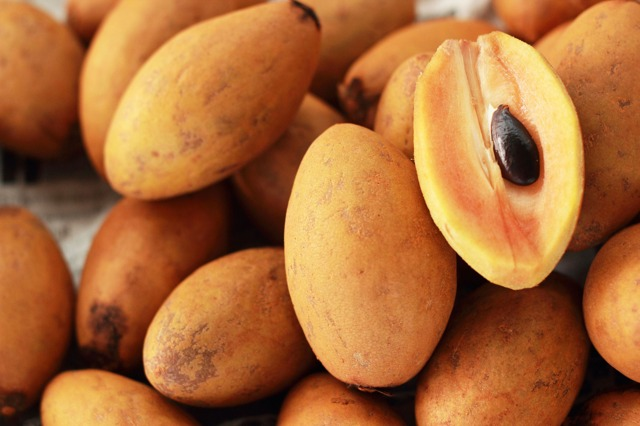
#> input picture images/fruit_001.jpg, 640 x 426 px; its folder holds only this picture in this run
$ python 03_segment.py
#> lines starting #> are read from the running program, lines starting #| are printed output that depends on the picture; after the words box and inside, x2 and y2 are one past the last pixel; in counts of white or black regions, pixels touching at a corner belong together
"""
Step 3: Segmentation algorithm (before morphology)

Idea:
  1. Estimate the background color by sampling a thin frame around the
     border of the image (assumption: the border mostly shows background).
  2. Convert image to CIE Lab color space (perceptually closer to human
     vision than RGB) and compute, for every pixel, its color distance
     to the estimated background color -> "score map".
     High score = very different from background = likely FOREGROUND (fruit).
  3. Threshold the score map automatically with Otsu's method to obtain
     a binary mask: 1 = predicted fruit (Positive), 0 = predicted background.

This binary mask is the RAW segmentation result, i.e. what a "median
filter"-style / simple thresholding approach gives us -- BEFORE we apply
any morphological clean-up (that is Step 4).
"""
import os
import cv2
import numpy as np

# --- ตั้งค่าพื้นฐาน ---
IMG_DIR = "images"     # ดึงภาพ input จากโฟลเดอร์นี้ (output ของ 01_prepare.py)
SCORE_DIR = "scores"   # เก็บ score map แบบต่อเนื่อง (.npy) ไว้ที่นี่ -> ใช้ทำ ROC curve ใน 05_evaluate.py
RAW_DIR = "pred_raw"   # เก็บ mask ขาว-ดำหลัง threshold ไว้ที่นี่ -> ใช้เป็น input ให้ 04_morphology.py
os.makedirs(SCORE_DIR, exist_ok=True)
os.makedirs(RAW_DIR, exist_ok=True)

BORDER_FRAC = 0.03  # thickness of border ring used to estimate background color
                     # -> ความหนาของแถบขอบภาพที่ใช้ "เดาสีพื้นหลัง" (3% ของด้านสั้น)


def estimate_background_lab(lab_img):
    # รับภาพ (Lab space) มา 1 ภาพ แล้วคืนค่า "สีพื้นหลังโดยประมาณ" (ค่า L,a,b 1 ค่า)
    # วิธีคิด: ดึงเฉพาะพิกเซลที่อยู่ในแถบขอบภาพ (บน+ล่าง+ซ้าย+ขวา) มารวมกัน
    # แล้วหาค่ามัธยฐาน (median) ของแถบขอบทั้งหมด -> ใช้เป็นตัวแทนสีพื้นหลัง
    # ที่ใช้ "ขอบภาพ" เพราะ dataset นี้ผลไม้มักอยู่กลางภาพ ขอบภาพจึงน่าจะเป็นพื้นหลังจริง
    h, w = lab_img.shape[:2]
    b = max(2, int(min(h, w) * BORDER_FRAC))   # ความหนาแถบขอบ (pixel)
    ring_pixels = np.concatenate([
        lab_img[:b, :, :].reshape(-1, 3),      # แถบขอบบน
        lab_img[-b:, :, :].reshape(-1, 3),     # แถบขอบล่าง
        lab_img[:, :b, :].reshape(-1, 3),      # แถบขอบซ้าย
        lab_img[:, -b:, :].reshape(-1, 3),     # แถบขอบขวา
    ], axis=0)
    return np.median(ring_pixels, axis=0)      # ค่ามัธยฐานของสีในแถบขอบทั้ง 4 ด้าน


# ดึงรายชื่อไฟล์ทั้งหมดจาก images/ (มาจาก output ของ 01_prepare.py)
files = sorted(os.listdir(IMG_DIR))
for f in files:
    img = cv2.imread(os.path.join(IMG_DIR, f))          # อ่านภาพสี (BGR) จาก images/<f>
#> img is the input picture: shape (426, 640, 3); mean B, G, R 55.5, 106.4, 170.9
    lab = cv2.cvtColor(img, cv2.COLOR_BGR2LAB).astype(np.float32)  # แปลงเป็นปริภูมิสี Lab
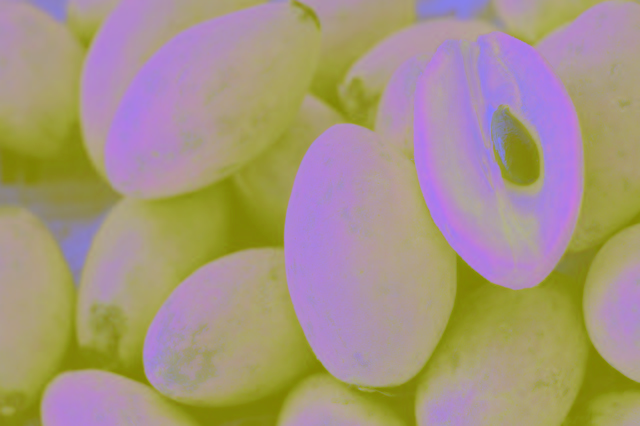
#> lab: shape (426, 640, 3) float32; mean B, G, R 128.7, 149.3, 166.2

    bg_color = estimate_background_lab(lab)              # เรียกฟังก์ชันด้านบน -> ได้สีพื้นหลัง 1 ค่า
#> bg_color = [137, 153, 171]
    diff = lab - bg_color.reshape(1, 1, 3)                # หาผลต่างสีของทุกพิกเซล เทียบกับสีพื้นหลัง
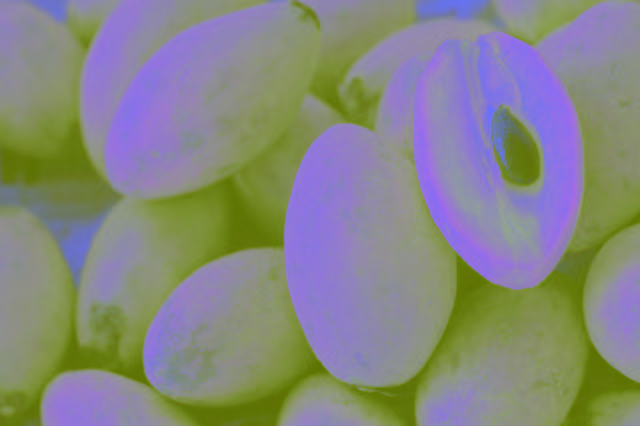
#> diff: shape (426, 640, 3) float32; mean B, G, R -8.3, -3.7, -4.8; drawn with min black and max white
    score = np.sqrt((diff ** 2).sum(axis=2))  # Euclidean distance in Lab space
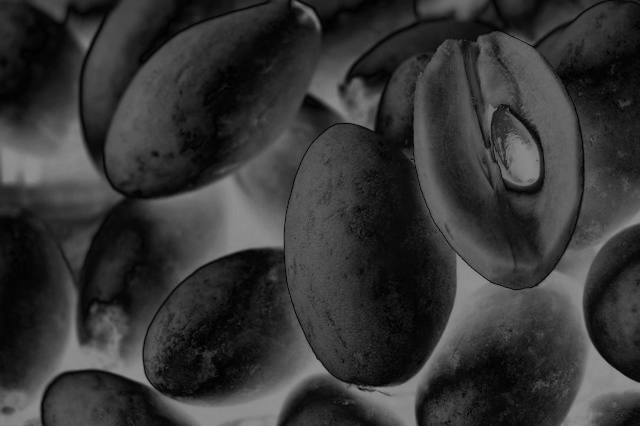
#> score: shape (426, 640) float32; min 0, max 146.4, mean 53.8
    # -> score คือ "ระยะห่างสี" ต่อพิกเซล ยิ่งมากยิ่งต่างจากพื้นหลัง = น่าจะเป็นผลไม้

    # normalize score to 0-255 for Otsu thresholding / saving
    score_norm = cv2.normalize(score, None, 0, 255, cv2.NORM_MINMAX).astype(np.uint8)
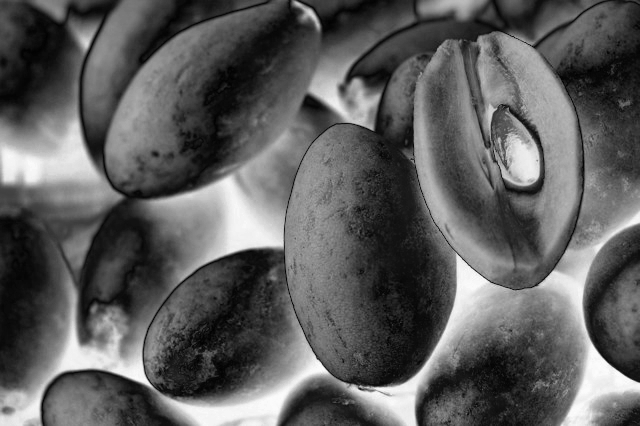
#> score_norm: shape (426, 640); min 0, max 255, mean 93.2
    # -> ปรับสเกลค่า score ให้อยู่ในช่วง 0-255 (เพื่อเซฟเป็นภาพ/ใช้ Otsu ได้)

    # หา threshold อัตโนมัติด้วย Otsu's method บน score_norm แล้วตัดเป็นภาพขาวดำ (raw_mask)
    otsu_thr, raw_mask = cv2.threshold(score_norm, 0, 255, cv2.THRESH_BINARY + cv2.THRESH_OTSU)
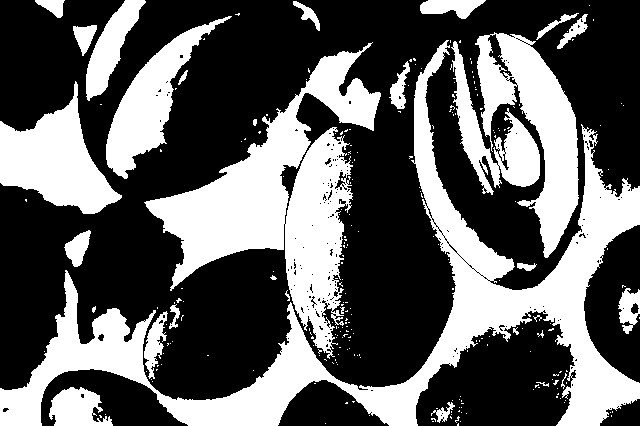
#> raw_mask: shape (426, 640); 37.6% white; 249 white regions (219 under 20 px), largest, box (x1, y1, x2, y2) and area: (0, 40, 640, 426) 39318, (144, 42, 381, 359) 24846, (475, 32, 579, 258) 9910
#> otsu_thr = 106

    base = f.replace(".jpg", "")
    # เซฟ score map แบบละเอียด (.npy) -> ใช้ตอนทำ ROC curve ใน 05_evaluate.py
    np.save(os.path.join(SCORE_DIR, base + "_score.npy"), score_norm)
    # เซฟ mask ขาว-ดำ (คำตอบสุดท้ายหลัง threshold) -> ใช้เป็น input ให้ 04_morphology.py
    cv2.imwrite(os.path.join(RAW_DIR, base + "_raw.png"), raw_mask)

print(f"Raw segmentation (score maps + Otsu masks) done for {len(files)} images.")

$ run again, on images/fruit_005.jpg
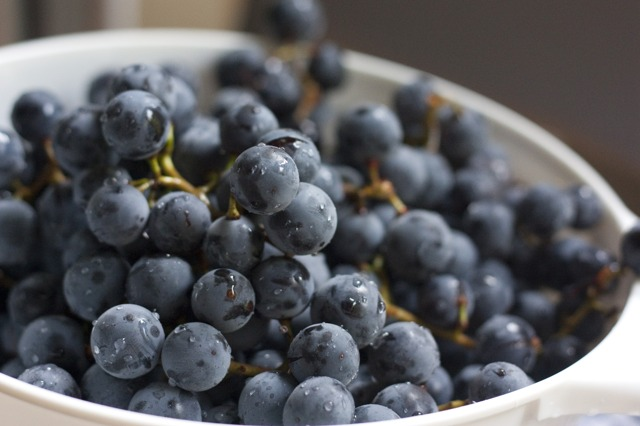
#> input picture images/fruit_005.jpg, 640 x 426 px
#> img is the input picture: shape (426, 640, 3); mean B, G, R 95.8, 92.4, 91.7
#> `lab = cv2.cvtColor(img, cv2.COLOR_BGR2LAB).astype(np.float32)`:
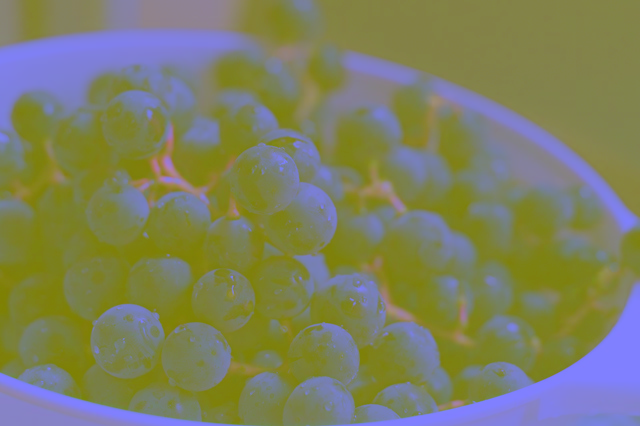
#> lab: shape (426, 640, 3) float32; mean B, G, R 97.2, 128.7, 125.9
#> bg_color = [105, 130, 130]
#> `otsu_thr, raw_mask = cv2.threshold(score_norm, 0, 255, cv2.THRESH_BINA..`:
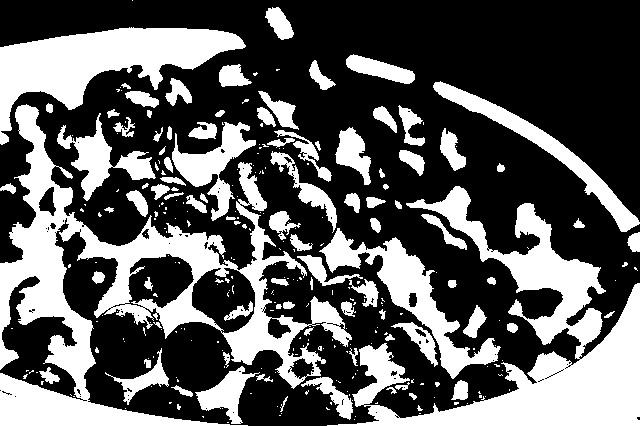
#> raw_mask: shape (426, 640); 36% white; 289 white regions (195 under 20 px), largest, box (x1, y1, x2, y2) and area: (0, 104, 352, 426) 28647, (327, 186, 640, 426) 22954, (0, 27, 246, 145) 11321
#> otsu_thr = 102

$ run again, on images/fruit_006.jpg
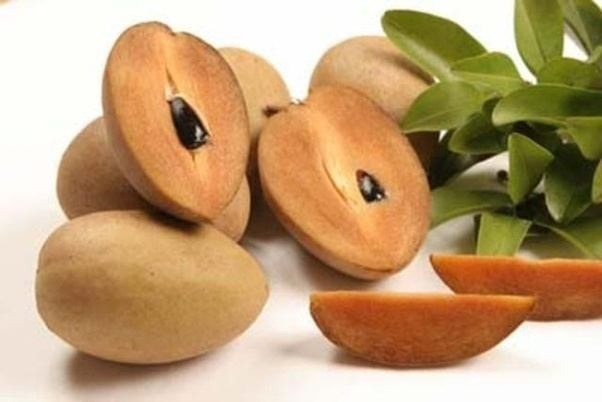
#> input picture images/fruit_006.jpg, 602 x 402 px
#> img is the input picture: shape (402, 602, 3); mean B, G, R 118.6, 158.7, 191.1
#> `lab = cv2.cvtColor(img, cv2.COLOR_BGR2LAB).astype(np.float32)`:
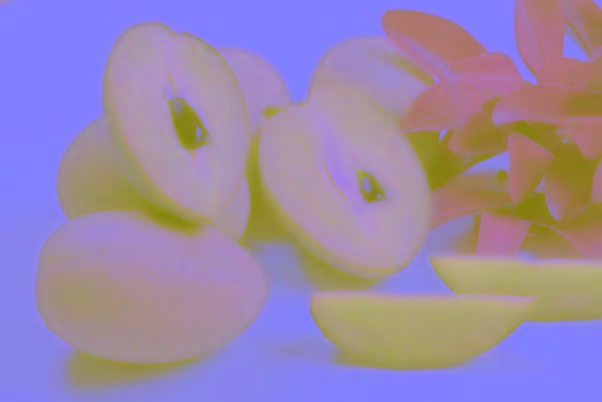
#> lab: shape (402, 602, 3) float32; mean B, G, R 170.8, 135.9, 154.3
#> bg_color = [252, 128, 131]
#> `otsu_thr, raw_mask = cv2.threshold(score_norm, 0, 255, cv2.THRESH_BINA..`:
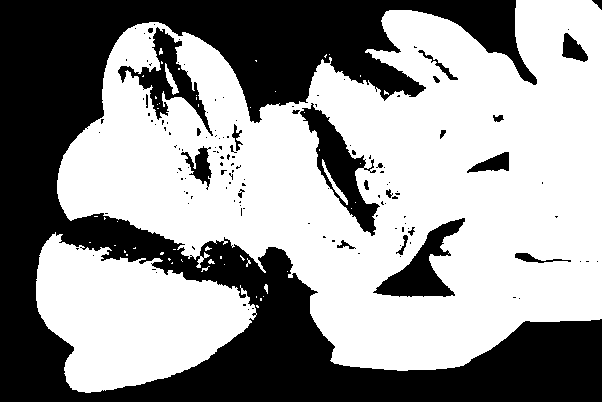
#> raw_mask: shape (402, 602); 59.2% white; 140 black regions (114 under 20 px), largest, box (x1, y1, x2, y2) and area: (0, 0, 602, 402) 87269, (300, 103, 380, 236) 3283, (373, 218, 465, 297) 2639
#> otsu_thr = 80

$ run again, on images/fruit_007.jpg
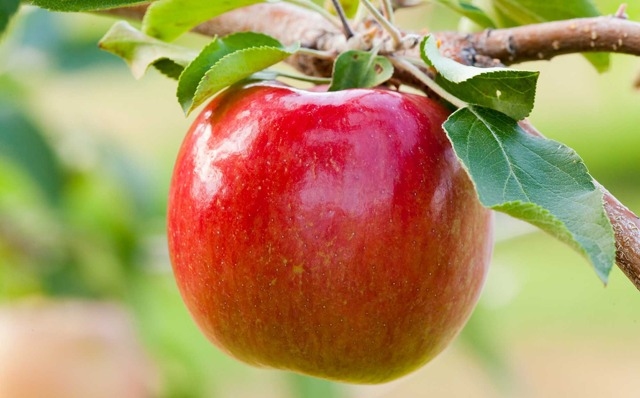
#> input picture images/fruit_007.jpg, 640 x 398 px
#> img is the input picture: shape (398, 640, 3); mean B, G, R 95.8, 145.1, 172.1
#> `lab = cv2.cvtColor(img, cv2.COLOR_BGR2LAB).astype(np.float32)`:
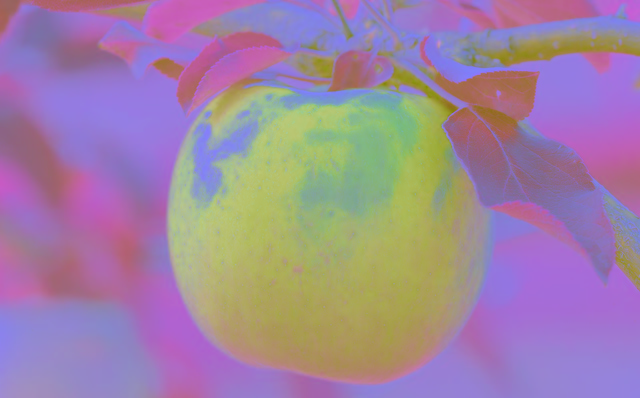
#> lab: shape (398, 640, 3) float32; mean B, G, R 160.9, 132.1, 159.6
#> bg_color = [192, 117, 158]
#> `otsu_thr, raw_mask = cv2.threshold(score_norm, 0, 255, cv2.THRESH_BINA..`:
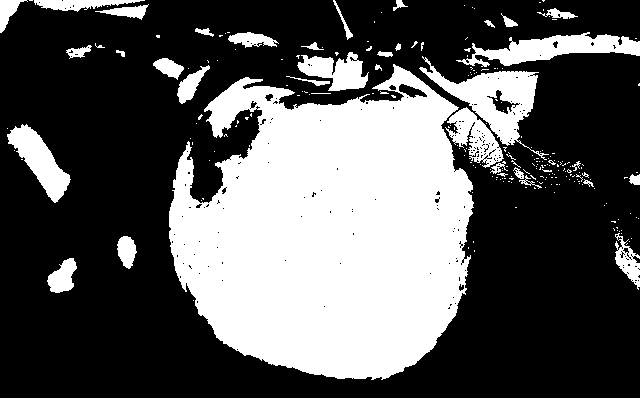
#> raw_mask: shape (398, 640); 34.7% white; 236 white regions (200 under 20 px), largest, box (x1, y1, x2, y2) and area: (169, 64, 474, 380) 69552, (419, 56, 549, 160) 3932, (456, 32, 640, 67) 2923
#> otsu_thr = 90
